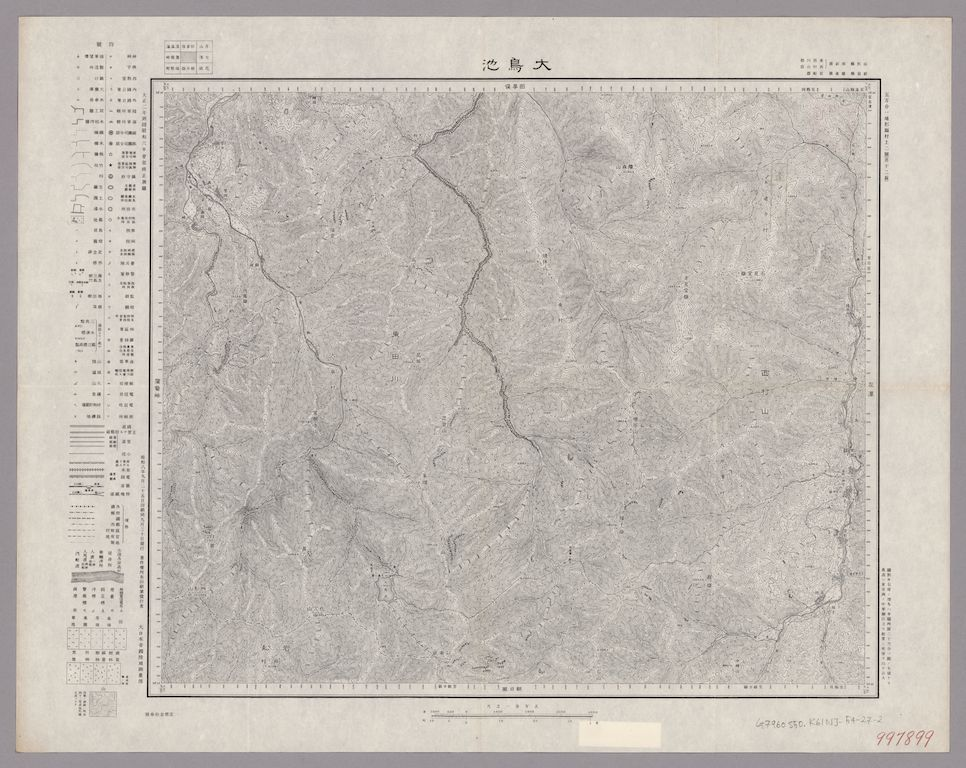
#> input picture example.small.jpg, 966 x 768 px
$ python main.py example.small.jpg
#> lines starting #> are read from the running program, lines starting #| are printed output that depends on the picture; after the words box and inside, x2 and y2 are one past the last pixel; in counts of white or black regions, pixels touching at a corner belong together
#!/usr/bin/env python3
# -*- coding: utf-8 -*-

import numpy
import cv2
import itertools
import sys

map = sys.argv[1] #引数は作業ディレクトリ内の画像ファイルの名前。

gray = cv2.imread(map, 0) #画像の読み込み。第2引数を0にするとグレースケールとして読み込む。
#> gray: shape (768, 966); min 0, max 245, mean 188.8

ret, converted = cv2.threshold(gray, 175, 255, cv2.THRESH_BINARY_INV) # 二値画像へ変換。1つ目に戻り値 (retへ代入) は無視してよい。
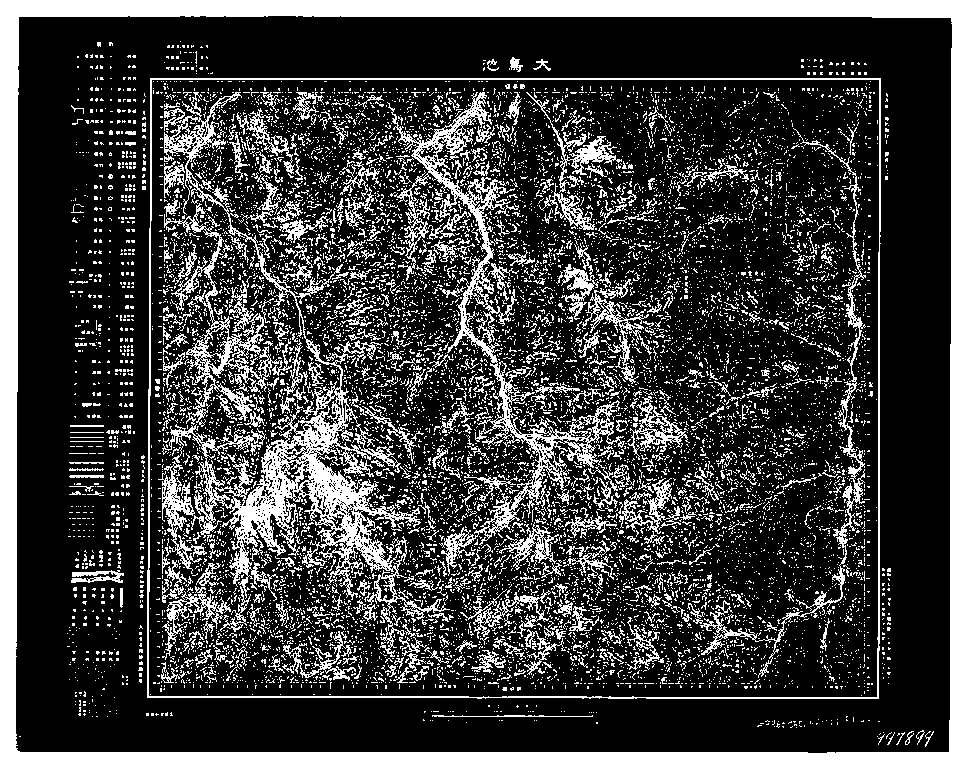
#> converted: shape (768, 966); 24.5% white; 11650 white regions (11082 under 20 px), largest, box (x1, y1, x2, y2) and area: (0, 0, 966, 768) 56175, (162, 92, 450, 657) 19549, (387, 92, 625, 576) 11421
height, width  = gray.shape
#> height = 768; width = 966
noframe = cv2.rectangle(converted, (0, 0), (width, height), (0, 0, 0), 1500) #画像の左上、右下の点を基準とする太さ1500pxの長方形を描画。マージンを塗りつぶすため。
#> noframe: shape (768, 966); every value is 0

kernel = numpy.ones((14, 14), numpy.uint8) #erodeのkernelを設定。
eroded = cv2.erode(noframe, kernel, iterations = 1) #図中の境界を削る。細い線を除去して太い枠だけを残すため。

lines = cv2.HoughLines(eroded, 4, numpy.pi/90, 5000) #辺の候補となる直線 (θとρで表す) を取得。引数は対象画像、ρの精度、θの精度、線分の閾値。この時点で直線の数は4本より多い。
#> lines = None

# 直線を4本に絞るため、近接する直線の組み合わせをすべて取得。直線は番号で表される。
deletion_indexes = []
#> (the run stopped early here; a loop or call above may not have finished)
